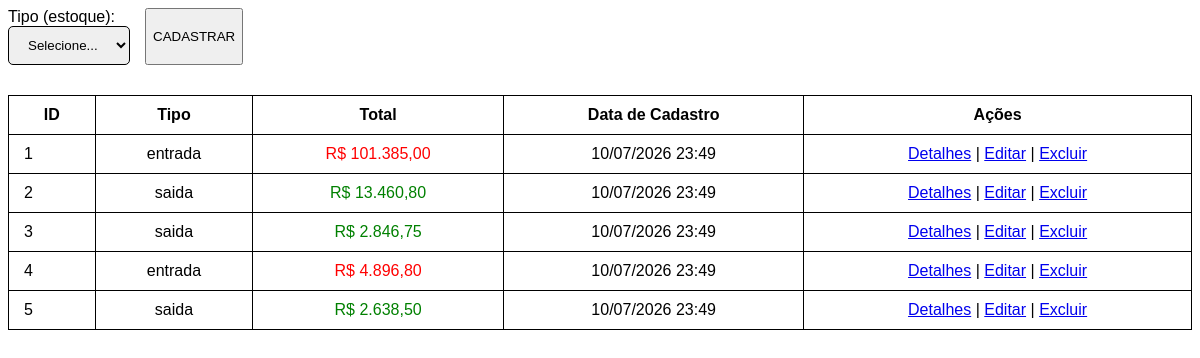
The page /movimentacoes/index.php on the database its author committed.
### tables this page shows
CREATE TABLE `movimentacoes` (
	`id` INT AUTO_INCREMENT PRIMARY KEY NOT NULL,
	`tipo` ENUM('entrada', 'saida') COMMENT 'entrada = Reposição de estoque; saida = venda para o cliente',  
    `cadastro` DATETIME DEFAULT CURRENT_TIMESTAMP COMMENT 'Pega a data e hora que a movimentação aconteceu'
);

### controladores/movimentacao.php (called while the page is built, shortened)
<?php
require_once __DIR__ . '/../conn.php';
require_once __DIR__ . '/produto.php';
require_once __DIR__ . '/../auxiliares.php';
function listarMovimentacoes(){
  $SQL = "SELECT * FROM movimentacoes";
  $movimentacoes = executarQuery($SQL);
  foreach($movimentacoes as $key => $movimentacao){
    $SQL = "SELECT * FROM movimentacoes_produtos MP
            INNER JOIN produtos P ON P.id=MP.id_produto";
    $movimentacoes_produtos = executarQuery($SQL);
    $movimentacao['cadastro_f'] = formatarData($movimentacao['cadastro']);
    $movimentacao['produtos'] = $movimentacoes_produtos;
    $SQL = "SELECT SUM(valor_unitario * quantidade) total FROM movimentacoes_produtos WHERE id_movimentacao = " . $movimentacao['id'];
    $calcular_total = executarQuery($SQL)[0];
    $movimentacao['total'] = $calcular_total['total'];
    $movimentacoes[$key] = $movimentacao;
  }
  return $movimentacoes;
}

### conn.php (called while the page is built, shortened)
<?php
$conn = mysqli_connect(DB_HOST, DB_USER, DB_PASS, DB_NAME);
function executarQuery($SQL) {
  global $conn;
  $result = mysqli_query($conn, $SQL);
  if (verQualComandoE($SQL) === 'select') {
    return mysqli_fetch_all($result, MYSQLI_ASSOC);
  }
  return $result;
}
function verQualComandoE($SQL) {
  $str = strtolower(trim($SQL));
  $comando = explode(' ', $str)[0];
  return $comando;
}

### auxiliares.php (called while the page is built)
<?php
function formatarData($data) {
  $dataFormatada = date('d/m/Y H:i', strtotime($data));
  return $dataFormatada;
}
function formatarPreco($preco) {
  $precoFormatado = number_format($preco, 2, ',', '.');
  return "R$ " . $precoFormatado;
}

### movimentacoes/index.php (the view, shortened to what this page needs)
<?php
require_once __DIR__ . "/../controladores/movimentacao.php";
$movimentacoes = listarMovimentacoes();
?>
<!DOCTYPE html>
<html lang="pt-br">
<head>
</head>
<body>
  <form method="post" action="/movimentacoes/cadastrar.php">
    <div>
      <label for="tipo">Tipo (estoque):</label>
      <select name="tipo" id="tipo">
        <option selected disabled>Selecione...</option>
      </select>
    </div>
    <button type="submit">Cadastrar</button>
  </form>
  <table>
    <thead>
      <tr>
        <th>ID</th>
        <th>Tipo</th>
        <th>Total</th>
        <th>Data de Cadastro</th>
        <th>Ações</th>
      </tr>
    </thead>
    <tbody>
      <?php
        foreach ($movimentacoes as $movimentacao) {
          ?>
            <tr>
              <td><?= $movimentacao['id']; ?></td>
              <td style="text-align: center;"><?= $movimentacao['tipo']; ?></td>
              <td style="text-align: center;color:<?= $movimentacao['tipo'] == 'entrada' ? 'red' : 'green' ?>"><?= formatarPreco($movimentacao['total']); ?></td>
              <td style="text-align: center;"><?= $movimentacao['cadastro_f']; ?></td>
              <td style="text-align: center;">
                <a href="/movimentacoes/detalhar.php?movimentacao=<?= $movimentacao['id'] ?>">Detalhes</a> |
                <a href="/movimentacoes/editar.php?movimentacao=<?= $movimentacao['id'] ?>">Editar</a> |
                <a href="/movimentacoes/processos/exclusao.php?movimentacao=<?= $movimentacao['id'] ?>">Excluir</a>
              </td>
            </tr>
          <?php
        }
      ?>
    </tbody>
  </table>
</body>
</html>

### movimentacoes/index.php (style rules this page uses)
* { font-family: Arial, Helvetica, sans-serif; }
form { display: flex; gap: 15px; margin-bottom: 30px; }
form div { display: flex; flex-direction: column; }
input, select { padding: 10px 15px; border-radius: 5px; border: 1px solid #000; }
[type="submit"] { text-transform: uppercase; cursor: pointer; }
table { width: 100%; }
table, th, td { border: 1px solid #000; border-collapse: collapse; }
th, td { padding: 10px 15px; }

### rows shown on the page
movimentacoes: id "1", tipo "entrada", total "R$ 101.385,00", cadastro_f "10/07/2026 23:49"
movimentacoes: id "2", tipo "saida", total "R$ 13.460,80", cadastro_f "10/07/2026 23:49"
movimentacoes: id "3", tipo "saida", total "R$ 2.846,75", cadastro_f "10/07/2026 23:49"
movimentacoes: id "4", tipo "entrada", total "R$ 4.896,80", cadastro_f "10/07/2026 23:49"
movimentacoes: id "5", tipo "saida", total "R$ 2.638,50", cadastro_f "10/07/2026 23:49"
